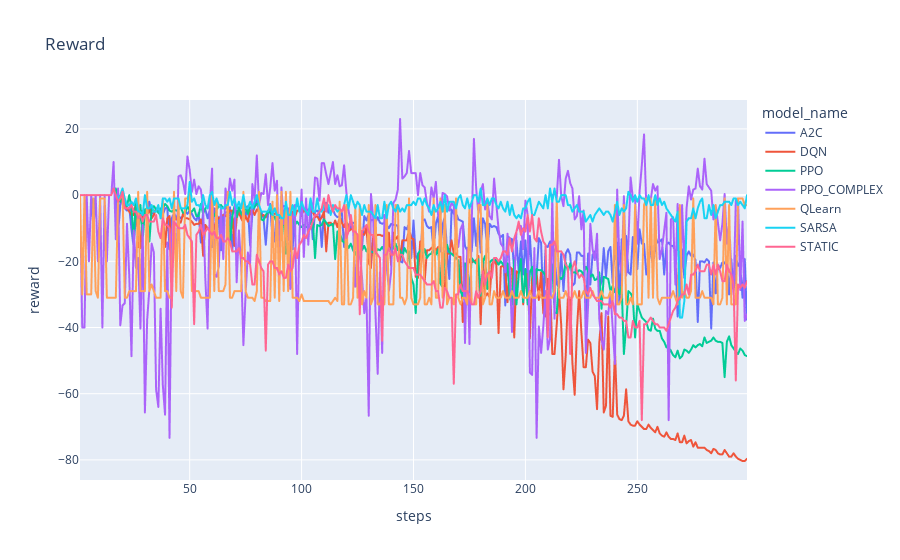

Notebook code cell kept with this figure:
### Markdown cell above
### Reward

### Code cell
fig = px.line(
    data_frame=average_eval_metrics,
    x='steps',
    y='reward',
    color='model_name',
    title="Reward"
)

fig.show()

### Figure 1 — Plotly figure (JSON) as saved in the notebook; plotly's stock layout.template omitted (floating-point values rounded to 4 significant figures; data arrays with more than 128 entries replaced by an {"elided": "..."} marker saying what was removed)
{"data": [{"hovertemplate": "model_name=A2C<br>steps=%{x}<br>reward=%{y}<extra></extra>", "legendgroup": "A2C", "line": {"color": "#636efa", "dash": "solid"}, "mode": "lines", "name": "A2C", "showlegend": true, "type": "scattergl", "x": {"elided": "299 int values"}, "xaxis": "x", "y": {"elided": "299 float values"}, "yaxis": "y"}, {"hovertemplate": "model_name=DQN<br>steps=%{x}<br>reward=%{y}<extra></extra>", "legendgroup": "DQN", "line": {"color": "#EF553B", "dash": "solid"}, "mode": "lines", "name": "DQN", "showlegend": true, "type": "scattergl", "x": {"elided": "299 int values"}, "xaxis": "x", "y": {"elided": "299 float values"}, "yaxis": "y"}, {"hovertemplate": "model_name=PPO<br>steps=%{x}<br>reward=%{y}<extra></extra>", "legendgroup": "PPO", "line": {"color": "#00cc96", "dash": "solid"}, "mode": "lines", "name": "PPO", "showlegend": true, "type": "scattergl", "x": {"elided": "299 int values"}, "xaxis": "x", "y": {"elided": "299 float values"}, "yaxis": "y"}, {"hovertemplate": "model_name=PPO_COMPLEX<br>steps=%{x}<br>reward=%{y}<extra></extra>", "legendgroup": "PPO_COMPLEX", "line": {"color": "#ab63fa", "dash": "solid"}, "mode": "lines", "name": "PPO_COMPLEX", "showlegend": true, "type": "scattergl", "x": {"elided": "299 int values"}, "xaxis": "x", "y": {"elided": "299 float values"}, "yaxis": "y"}, {"hovertemplate": "model_name=QLearn<br>steps=%{x}<br>reward=%{y}<extra></extra>", "legendgroup": "QLearn", "line": {"color": "#FFA15A", "dash": "solid"}, "mode": "lines", "name": "QLearn", "showlegend": true, "type": "scattergl", "x": {"elided": "299 int values"}, "xaxis": "x", "y": {"elided": "299 int values"}, "yaxis": "y"}, {"hovertemplate": "model_name=SARSA<br>steps=%{x}<br>reward=%{y}<extra></extra>", "legendgroup": "SARSA", "line": {"color": "#19d3f3", "dash": "solid"}, "mode": "lines", "name": "SARSA", "showlegend": true, "type": "scattergl", "x": {"elided": "299 int values"}, "xaxis": "x", "y": {"elided": "299 int values"}, "yaxis": "y"}, {"hovertemplate": "model_name=STATIC<br>steps=%{x}<br>reward=%{y}<extra></extra>", "legendgroup": "STATIC", "line": {"color": "#FF6692", "dash": "solid"}, "mode": "lines", "name": "STATIC", "showlegend": true, "type": "scattergl", "x": {"elided": "299 int values"}, "xaxis": "x", "y": {"elided": "299 int values"}, "yaxis": "y"}], "layout": {"legend": {"title": {"text": "model_name"}, "tracegroupgap": 0}, "title": {"text": "Reward"}, "xaxis": {"anchor": "y", "domain": [0, 1], "title": {"text": "steps"}}, "yaxis": {"anchor": "x", "domain": [0, 1], "title": {"text": "reward"}}}}
